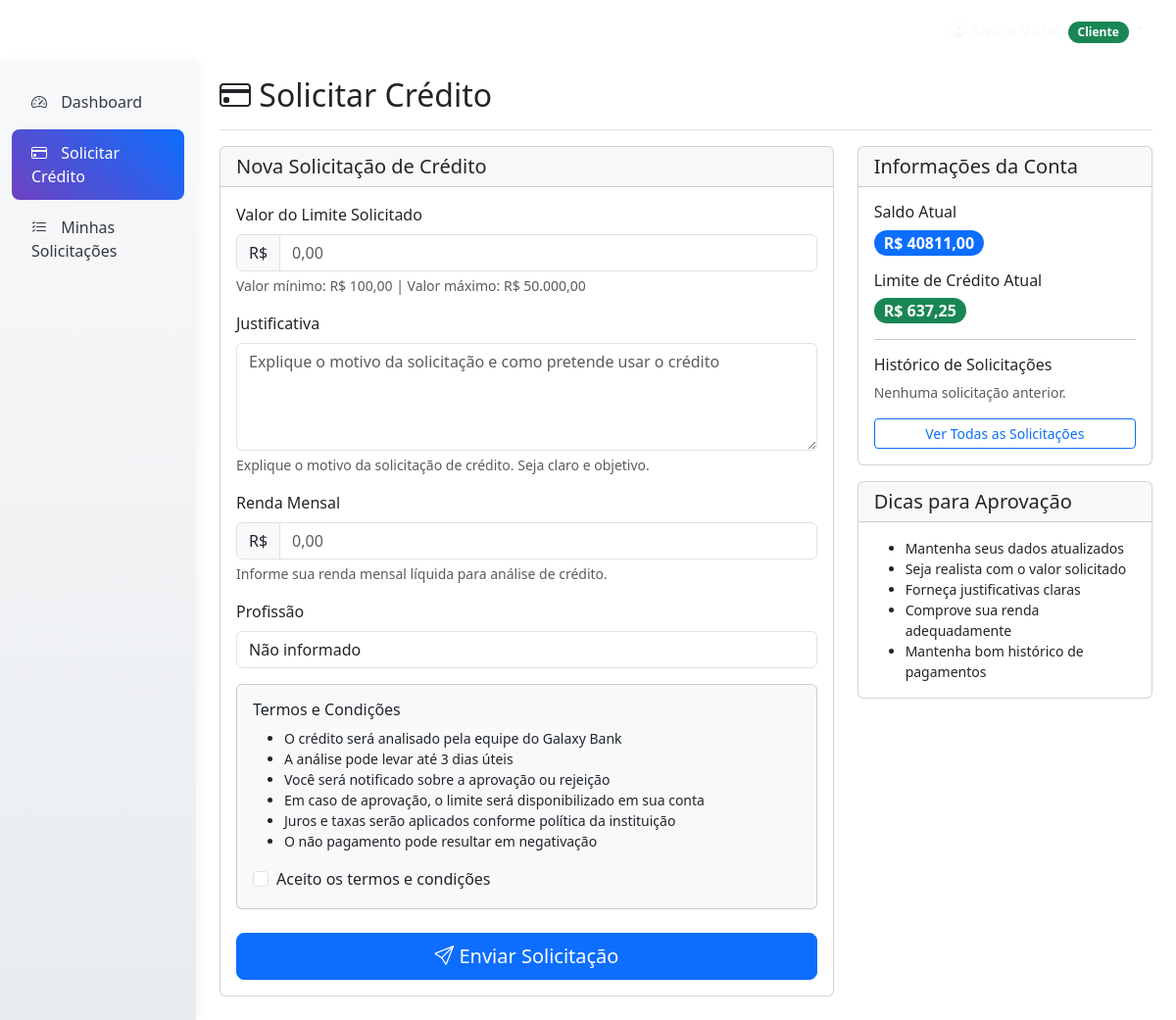
Page /credito/solicitar/ (signed in) on the earlier database version.
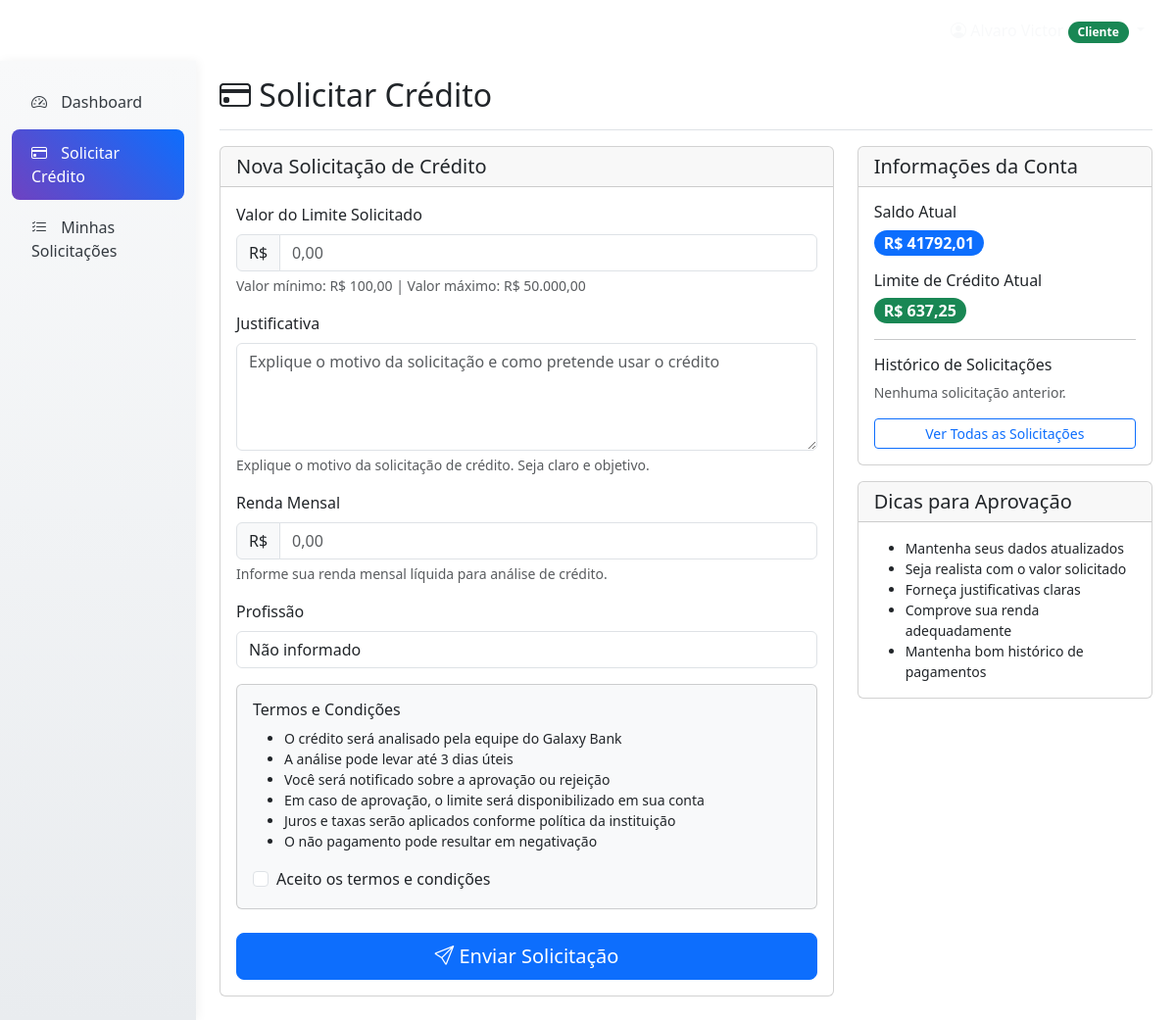
Same page on the later database version.
### usuarios/models.py (models this page shows, shortened)
class Usuario(AbstractUser):
    TIPO_USUARIO_CHOICES = [
        ('cliente', 'Cliente'),
        ('gerente', 'Gerente'),
    ]
    tipo_usuario = models.CharField(
        max_length=10,
        choices=TIPO_USUARIO_CHOICES,
        default='cliente'
    )
    telefone = models.CharField(
        max_length=15,
        blank=True,
        null=True,
        validators=[RegexValidator(r'^\+?1?\d{9,15}$')]
    )

class Cliente(models.Model):
    usuario = models.OneToOneField(Usuario, on_delete=models.CASCADE, primary_key=True)
    cpf = models.CharField(
        max_length=11,
        unique=True,
        validators=[RegexValidator(r'^\d{11}$', message='CPF deve conter 11 dígitos')]
    )
    score_pontos = models.IntegerField(default=0)
    saldo = models.DecimalField(max_digits=10, decimal_places=2, default=1000.00)
    limite_credito = models.DecimalField(max_digits=10, decimal_places=2, default=0.00)
    limite_credito_aprovado = models.BooleanField(default=False)
    data_cadastro = models.DateTimeField(auto_now_add=True)
    class Meta:
        verbose_name = 'Cliente'
        verbose_name_plural = 'Clientes'

### credito/views.py (the view)
# urls.py: path('solicitar/', views.solicitar_credito, name='solicitar'),
@login_required
def solicitar_credito(request):
    if request.user.tipo_usuario != 'cliente':
        messages.error(request, 'Apenas clientes podem solicitar crédito.')
        return redirect('usuarios:home_redirect')
    try:
        cliente = Cliente.objects.get(usuario=request.user)
        solicitacao_pendente = SolicitacaoCredito.objects.filter(
            cliente=cliente,
            status='pendente'
        ).first()
        if solicitacao_pendente:
            messages.warning(request, 'Você já possui uma solicitação pendente de análise.')
            return redirect('credito:minhas_solicitacoes')
        if request.method == 'POST':
            form = SolicitacaoCreditoForm(request.POST)
            if form.is_valid():
                solicitacao = form.save(commit=False)
                solicitacao.cliente = cliente
                solicitacao.save()
                messages.success(request, 'Solicitação de crédito enviada com sucesso! Aguarde a análise do gerente.')
                return redirect('credito:minhas_solicitacoes')
        else:
            form = SolicitacaoCreditoForm()
        context = {
            'form': form,
            'cliente': cliente,
        }
        return render(request, 'credito/solicitar.html', context)
    except Cliente.DoesNotExist:
        messages.error(request, 'Perfil de cliente não encontrado.')
        return redirect('usuarios:home_redirect')

### credito/templates/credito/solicitar.html (shortened to what the changed rows need)
{% extends "usuarios/base.html" %}
{% block content %}
<div class="container-fluid h-100">
    <div class="row h-100">
        <main class="col-md-9 ms-sm-auto col-lg-10 px-md-4">
            <div class="d-flex justify-content-between flex-wrap flex-md-nowrap align-items-center pt-3 pb-2 mb-3 border-bottom">
                <h1 class="h2">
                    <i class="bi bi-credit-card"></i> Solicitar Crédito
                </h1>
            </div>
            <div class="row">
                <div class="col-lg-4 mb-4">
                    <div class="card">
                        <div class="card-body">
                            <div class="mb-3">
                                <h6>Saldo Atual</h6>
                                <span class="badge bg-primary fs-6">R$ {{ user.cliente.saldo|floatformat:2 }}</span>
                            </div>
                            {% if user.cliente.limite_credito_aprovado %}
                            <div class="mb-3">
                                <h6>Limite de Crédito Atual</h6>
                                <span class="badge bg-success fs-6">R$ {{ user.cliente.limite_credito|floatformat:2 }}</span>
                            </div>
                            {% endif %}
                        </div>
                    </div>
                </div>
            </div>
        </main>
    </div>
</div>
{% endblock %}

### usuarios/templates/usuarios/base.html (shortened to what this page needs)
<!DOCTYPE html>
<html lang="pt-br">
<head>
    <link href="https://cdn.jsdelivr.net/npm/bootstrap@5.3.2/dist/css/bootstrap.min.css" rel="stylesheet">
    <link href="https://cdn.jsdelivr.net/npm/bootstrap-icons@1.11.1/font/bootstrap-icons.css" rel="stylesheet">
    {% load static %}
    {% now "U" as timestamp %}
    <link href="{% static 'css/galaxy-bank.css' %}?v={{ timestamp }}" rel="stylesheet">
</head>
<body>
    <nav class="navbar navbar-expand-lg navbar-dark">
        <div class="container-fluid px-4">
            <a class="navbar-brand" href="/">
                <i class="bi bi-stars"></i>
                <span>Galaxy Bank</span>
            </a>
            {% if user.is_authenticated %}
            <div class="navbar-nav ms-auto">
                <div class="nav-item dropdown">
                    <a class="nav-link dropdown-toggle text-light" href="#" role="button" data-bs-toggle="dropdown">
                        <i class="bi bi-person-circle"></i>
                        {% if user.tipo_usuario == 'cliente' %}
                            <span class="badge bg-success">{{ user.get_tipo_usuario_display }}</span>
                        {% elif user.tipo_usuario == 'gerente' %}
                            <span class="badge bg-warning">{{ user.get_tipo_usuario_display }}</span>
                        {% else %}
                            <span class="badge bg-info">{{ user.get_tipo_usuario_display }}</span>
                        {% endif %}
                    </a>
                </div>
            </div>
            {% endif %}
        </div>
    </nav>
    <div class="container-fluid p-0">
        {% block content %}{% endblock %}
    </div>
</body>
</html>

Differences in the rows shown:
changed Usuario "Cliente": cliente.saldo "40811,00" → "41792,01"
